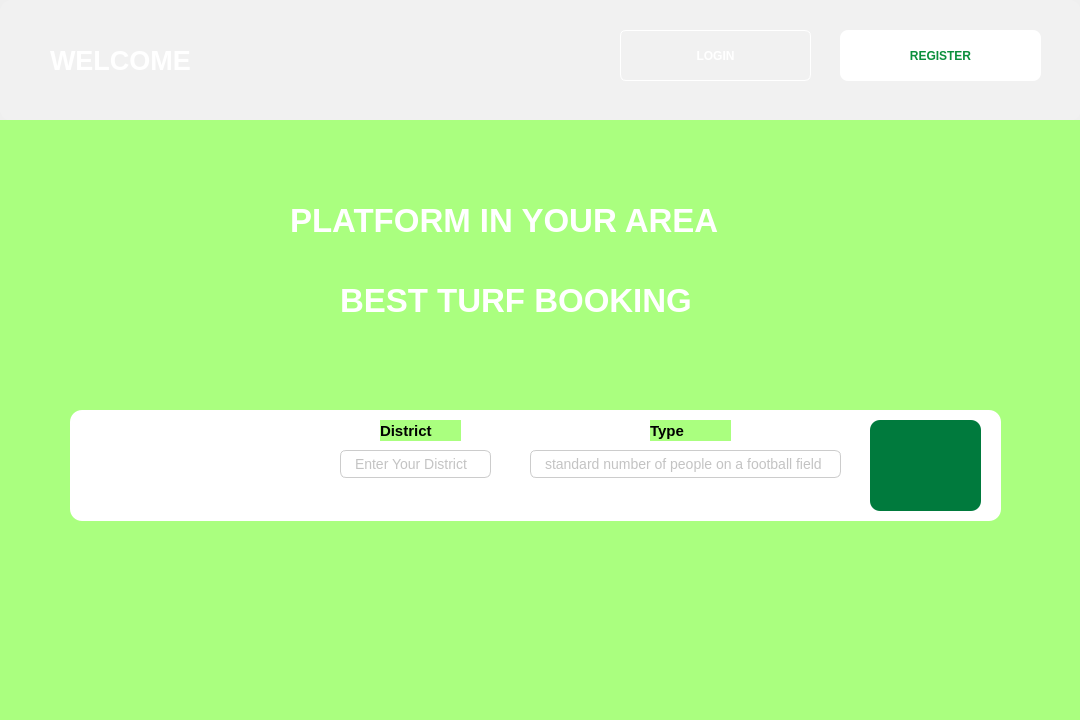
<?xml version="1.0" encoding="UTF-8"?>
<ui version="4.0">
 <class>Form</class>
 <widget class="QWidget" name="Form">
  <property name="geometry">
   <rect>
    <x>0</x>
    <y>0</y>
    <width>1080</width>
    <height>720</height>
   </rect>
  </property>
  <property name="windowTitle">
   <string>Form</string>
  </property>
  <widget class="QLabel" name="label">
   <property name="geometry">
    <rect>
     <x>-20</x>
     <y>0</y>
     <width>1111</width>
     <height>731</height>
    </rect>
   </property>
   <property name="text">
    <string/>
   </property>
   <property name="pixmap">
    <pixmap>../img/cỏ.jpg</pixmap>
   </property>
   <property name="scaledContents">
    <bool>true</bool>
   </property>
  </widget>
  <widget class="QLabel" name="label_5">
   <property name="geometry">
    <rect>
     <x>0</x>
     <y>0</y>
     <width>1081</width>
     <height>121</height>
    </rect>
   </property>
   <property name="styleSheet">
    <string notr="true">background-color: rgba(255, 255, 255, 0.15); /* nền mờ */
border-radius: 12px;</string>
   </property>
   <property name="text">
    <string/>
   </property>
  </widget>
  <widget class="QLabel" name="label_8">
   <property name="geometry">
    <rect>
     <x>50</x>
     <y>40</y>
     <width>171</width>
     <height>41</height>
    </rect>
   </property>
   <property name="font">
    <font>
     <pointsize>20</pointsize>
     <bold>true</bold>
    </font>
   </property>
   <property name="styleSheet">
    <string notr="true">color: rgb(255, 255, 255)</string>
   </property>
   <property name="text">
    <string>WELCOME</string>
   </property>
  </widget>
  <widget class="QPushButton" name="pushButton">
   <property name="geometry">
    <rect>
     <x>620</x>
     <y>30</y>
     <width>191</width>
     <height>51</height>
    </rect>
   </property>
   <property name="styleSheet">
    <string notr="true">QPushButton {
    color: white;
    background-color: transparent;
    border: 1px solid white;
    border-radius: 6px;
    padding: 6px 12px;
    font-weight: bold;
}
QPushButton:hover {
    background-color: rgba(255, 255, 255, 0.1); /* hiệu ứng hover nhẹ */
}</string>
   </property>
   <property name="text">
    <string>LOGIN</string>
   </property>
  </widget>
  <widget class="QPushButton" name="pushButton_2">
   <property name="geometry">
    <rect>
     <x>840</x>
     <y>30</y>
     <width>201</width>
     <height>51</height>
    </rect>
   </property>
   <property name="styleSheet">
    <string notr="true">QPushButton {
    background-color: white;
    color: #0b8f3c; /* xanh lá đậm */
    border: none;
    border-radius: 8px;
    padding: 6px 16px;
    font-weight: bold;
}
QPushButton:hover {
    background-color: #e6ffe9; /* hiệu ứng hover nhẹ */
}</string>
   </property>
   <property name="text">
    <string>REGISTER</string>
   </property>
  </widget>
  <widget class="QStackedWidget" name="stackedWidget">
   <property name="geometry">
    <rect>
     <x>0</x>
     <y>120</y>
     <width>1081</width>
     <height>601</height>
    </rect>
   </property>
   <property name="styleSheet">
    <string notr="true">background-color: rgb(170, 255, 127)</string>
   </property>
   <property name="currentIndex">
    <number>0</number>
   </property>
   <widget class="QWidget" name="home">
    <widget class="QLineEdit" name="lineEdit_2">
     <property name="geometry">
      <rect>
       <x>530</x>
       <y>330</y>
       <width>311</width>
       <height>28</height>
      </rect>
     </property>
     <property name="styleSheet">
      <string notr="true">color: #888888;  /* Màu chữ xám nhạt */
    background-color: white;
    border: 1px solid #cccccc;  /* Viền mỏng */
    border-radius: 6px;
    padding: 4px 12px;
    font-size: 14px;</string>
     </property>
     <property name="placeholderText">
      <string>standard number of people on a football field</string>
     </property>
    </widget>
    <widget class="QLabel" name="label_3">
     <property name="geometry">
      <rect>
       <x>200</x>
       <y>300</y>
       <width>81</width>
       <height>21</height>
      </rect>
     </property>
     <property name="font">
      <font>
       <pointsize>11</pointsize>
       <bold>true</bold>
      </font>
     </property>
     <property name="text">
      <string>City</string>
     </property>
    </widget>
    <widget class="QLineEdit" name="lineEdit">
     <property name="geometry">
      <rect>
       <x>150</x>
       <y>330</y>
       <width>151</width>
       <height>28</height>
      </rect>
     </property>
     <property name="styleSheet">
      <string notr="true">color: #888888;  /* Màu chữ xám nhạt */
    background-color: white;
    border: 1px solid #cccccc;  /* Viền mỏng */
    border-radius: 6px;
    padding: 4px 12px;
    font-size: 14px;</string>
     </property>
     <property name="placeholderText">
      <string>Enter Your City</string>
     </property>
    </widget>
    <widget class="QLabel" name="label_2">
     <property name="geometry">
      <rect>
       <x>340</x>
       <y>150</y>
       <width>421</width>
       <height>61</height>
      </rect>
     </property>
     <property name="font">
      <font>
       <pointsize>25</pointsize>
       <bold>true</bold>
      </font>
     </property>
     <property name="styleSheet">
      <string notr="true">color: rgb(255, 255, 255)</string>
     </property>
     <property name="text">
      <string>BEST TURF BOOKING</string>
     </property>
    </widget>
    <widget class="QLabel" name="label_10">
     <property name="geometry">
      <rect>
       <x>70</x>
       <y>290</y>
       <width>931</width>
       <height>111</height>
      </rect>
     </property>
     <property name="styleSheet">
      <string notr="true">background-color: white;
border-radius: 12px;</string>
     </property>
     <property name="text">
      <string/>
     </property>
    </widget>
    <widget class="QPushButton" name="pushButton_3">
     <property name="geometry">
      <rect>
       <x>870</x>
       <y>300</y>
       <width>111</width>
       <height>91</height>
      </rect>
     </property>
     <property name="styleSheet">
      <string notr="true">background-color: #007A3D;  /* Màu xanh đậm */
    border: none;               /* Không viền */
    border-radius: 10px;        /* Bo góc mềm */
    padding: 8px;
</string>
     </property>
     <property name="text">
      <string/>
     </property>
     <property name="icon">
      <iconset>
       <normaloff>../img/magnifying-glass-solid.svg</normaloff>../img/magnifying-glass-solid.svg</iconset>
     </property>
    </widget>
    <widget class="QLabel" name="label_4">
     <property name="geometry">
      <rect>
       <x>650</x>
       <y>300</y>
       <width>81</width>
       <height>21</height>
      </rect>
     </property>
     <property name="font">
      <font>
       <pointsize>11</pointsize>
       <bold>true</bold>
      </font>
     </property>
     <property name="text">
      <string>Type</string>
     </property>
    </widget>
    <widget class="QLabel" name="label_9">
     <property name="geometry">
      <rect>
       <x>290</x>
       <y>70</y>
       <width>571</width>
       <height>61</height>
      </rect>
     </property>
     <property name="font">
      <font>
       <pointsize>25</pointsize>
       <bold>true</bold>
      </font>
     </property>
     <property name="styleSheet">
      <string notr="true">color: rgb(255, 255, 255)</string>
     </property>
     <property name="text">
      <string>PLATFORM IN YOUR AREA</string>
     </property>
    </widget>
    <widget class="QLabel" name="label_7">
     <property name="geometry">
      <rect>
       <x>380</x>
       <y>300</y>
       <width>81</width>
       <height>21</height>
      </rect>
     </property>
     <property name="font">
      <font>
       <pointsize>11</pointsize>
       <bold>true</bold>
      </font>
     </property>
     <property name="text">
      <string>District</string>
     </property>
    </widget>
    <widget class="QLineEdit" name="lineEdit_3">
     <property name="geometry">
      <rect>
       <x>340</x>
       <y>330</y>
       <width>151</width>
       <height>28</height>
      </rect>
     </property>
     <property name="styleSheet">
      <string notr="true">color: #888888;  /* Màu chữ xám nhạt */
    background-color: white;
    border: 1px solid #cccccc;  /* Viền mỏng */
    border-radius: 6px;
    padding: 4px 12px;
    font-size: 14px;</string>
     </property>
     <property name="placeholderText">
      <string>Enter Your District</string>
     </property>
    </widget>
    <zorder>label_3</zorder>
    <zorder>lineEdit</zorder>
    <zorder>label_2</zorder>
    <zorder>label_10</zorder>
    <zorder>pushButton_3</zorder>
    <zorder>label_4</zorder>
    <zorder>label_9</zorder>
    <zorder>label_7</zorder>
    <zorder>lineEdit_2</zorder>
    <zorder>lineEdit_3</zorder>
   </widget>
   <widget class="QWidget" name="list">
    <widget class="QLabel" name="label_6">
     <property name="geometry">
      <rect>
       <x>20</x>
       <y>0</y>
       <width>351</width>
       <height>31</height>
      </rect>
     </property>
     <property name="font">
      <font>
       <pointsize>15</pointsize>
       <bold>true</bold>
      </font>
     </property>
     <property name="styleSheet">
      <string notr="true">color: rgb(0, 0, 0);
</string>
     </property>
     <property name="text">
      <string>Explore best tuft nearby you</string>
     </property>
    </widget>
    <widget class="QFrame" name="frame_2">
     <property name="geometry">
      <rect>
       <x>10</x>
       <y>40</y>
       <width>361</width>
       <height>271</height>
      </rect>
     </property>
     <property name="frameShape">
      <enum>QFrame::Shape::StyledPanel</enum>
     </property>
     <property name="frameShadow">
      <enum>QFrame::Shadow::Raised</enum>
     </property>
     <widget class="QLabel" name="label_13">
      <property name="geometry">
       <rect>
        <x>20</x>
        <y>30</y>
        <width>321</width>
        <height>191</height>
       </rect>
      </property>
      <property name="styleSheet">
       <string notr="true">border-radius: 12px;
border: 1px solid #ccc; /* Viền nhẹ */</string>
      </property>
      <property name="text">
       <string/>
      </property>
      <property name="pixmap">
       <pixmap>../img/unnamed.webp</pixmap>
      </property>
      <property name="scaledContents">
       <bool>true</bool>
      </property>
     </widget>
     <widget class="QLabel" name="label_14">
      <property name="geometry">
       <rect>
        <x>110</x>
        <y>220</y>
        <width>131</width>
        <height>41</height>
       </rect>
      </property>
      <property name="font">
       <font>
        <pointsize>10</pointsize>
        <bold>true</bold>
       </font>
      </property>
      <property name="styleSheet">
       <string notr="true">color: rgb(0, 0, 0);</string>
      </property>
      <property name="text">
       <string>300K Vnd/hour</string>
      </property>
     </widget>
     <widget class="QLabel" name="label_15">
      <property name="geometry">
       <rect>
        <x>110</x>
        <y>10</y>
        <width>131</width>
        <height>20</height>
       </rect>
      </property>
      <property name="font">
       <font>
        <pointsize>10</pointsize>
        <bold>true</bold>
       </font>
      </property>
      <property name="styleSheet">
       <string notr="true">color: rgb(0, 0, 0);</string>
      </property>
      <property name="text">
       <string>Sân Gia Nguyễn</string>
      </property>
     </widget>
     <widget class="QPushButton" name="pushButton_4">
      <property name="geometry">
       <rect>
        <x>240</x>
        <y>230</y>
        <width>83</width>
        <height>29</height>
       </rect>
      </property>
      <property name="font">
       <font>
        <bold>true</bold>
       </font>
      </property>
      <property name="styleSheet">
       <string notr="true">color: rgb(0, 0, 0);
border: 1px solid rgba(0, 0, 0, 0);</string>
      </property>
      <property name="text">
       <string>detail</string>
      </property>
     </widget>
    </widget>
    <widget class="QFrame" name="frame_6">
     <property name="geometry">
      <rect>
       <x>560</x>
       <y>40</y>
       <width>361</width>
       <height>271</height>
      </rect>
     </property>
     <property name="frameShape">
      <enum>QFrame::Shape::StyledPanel</enum>
     </property>
     <property name="frameShadow">
      <enum>QFrame::Shadow::Raised</enum>
     </property>
     <widget class="QLabel" name="label_25">
      <property name="geometry">
       <rect>
        <x>20</x>
        <y>30</y>
        <width>321</width>
        <height>191</height>
       </rect>
      </property>
      <property name="styleSheet">
       <string notr="true">border-radius: 12px;
border: 1px solid #ccc; /* Viền nhẹ */</string>
      </property>
      <property name="text">
       <string/>
      </property>
      <property name="pixmap">
       <pixmap>../img/san-bong-da-mini-tan-thoi-hoa-1_thumb_720.webp</pixmap>
      </property>
      <property name="scaledContents">
       <bool>true</bool>
      </property>
     </widget>
     <widget class="QLabel" name="label_26">
      <property name="geometry">
       <rect>
        <x>110</x>
        <y>220</y>
        <width>131</width>
        <height>41</height>
       </rect>
      </property>
      <property name="font">
       <font>
        <pointsize>10</pointsize>
        <bold>true</bold>
       </font>
      </property>
      <property name="styleSheet">
       <string notr="true">color: rgb(0, 0, 0);</string>
      </property>
      <property name="text">
       <string>200K Vnd/hour</string>
      </property>
     </widget>
     <widget class="QLabel" name="label_27">
      <property name="geometry">
       <rect>
        <x>60</x>
        <y>10</y>
        <width>271</width>
        <height>20</height>
       </rect>
      </property>
      <property name="font">
       <font>
        <pointsize>10</pointsize>
        <bold>true</bold>
       </font>
      </property>
      <property name="styleSheet">
       <string notr="true">color: rgb(0, 0, 0);</string>
      </property>
      <property name="text">
       <string>Sân Bóng Đá Mini Tân Thới Hoà</string>
      </property>
     </widget>
     <widget class="QPushButton" name="pushButton_5">
      <property name="geometry">
       <rect>
        <x>240</x>
        <y>230</y>
        <width>83</width>
        <height>29</height>
       </rect>
      </property>
      <property name="font">
       <font>
        <bold>true</bold>
       </font>
      </property>
      <property name="styleSheet">
       <string notr="true">color: rgb(0, 0, 0);
border: 1px solid rgba(0, 0, 0, 0);</string>
      </property>
      <property name="text">
       <string>detail</string>
      </property>
     </widget>
    </widget>
    <widget class="QFrame" name="frame_3">
     <property name="geometry">
      <rect>
       <x>560</x>
       <y>320</y>
       <width>361</width>
       <height>271</height>
      </rect>
     </property>
     <property name="frameShape">
      <enum>QFrame::Shape::StyledPanel</enum>
     </property>
     <property name="frameShadow">
      <enum>QFrame::Shadow::Raised</enum>
     </property>
     <widget class="QLabel" name="label_16">
      <property name="geometry">
       <rect>
        <x>20</x>
        <y>30</y>
        <width>321</width>
        <height>191</height>
       </rect>
      </property>
      <property name="styleSheet">
       <string notr="true">border-radius: 12px;
border: 1px solid #ccc; /* Viền nhẹ */</string>
      </property>
      <property name="text">
       <string/>
      </property>
      <property name="pixmap">
       <pixmap>../img/OIP (2).jpg</pixmap>
      </property>
      <property name="scaledContents">
       <bool>true</bool>
      </property>
     </widget>
     <widget class="QLabel" name="label_17">
      <property name="geometry">
       <rect>
        <x>110</x>
        <y>220</y>
        <width>131</width>
        <height>41</height>
       </rect>
      </property>
      <property name="font">
       <font>
        <pointsize>10</pointsize>
        <bold>true</bold>
       </font>
      </property>
      <property name="styleSheet">
       <string notr="true">color: rgb(0, 0, 0);</string>
      </property>
      <property name="text">
       <string>300K Vnd/hour</string>
      </property>
     </widget>
     <widget class="QLabel" name="label_18">
      <property name="geometry">
       <rect>
        <x>80</x>
        <y>10</y>
        <width>231</width>
        <height>20</height>
       </rect>
      </property>
      <property name="font">
       <font>
        <pointsize>10</pointsize>
        <bold>true</bold>
       </font>
      </property>
      <property name="styleSheet">
       <string notr="true">color: rgb(0, 0, 0);</string>
      </property>
      <property name="text">
       <string>Sân Bóng Đá mini Cầu Xéo</string>
      </property>
     </widget>
     <widget class="QPushButton" name="pushButton_6">
      <property name="geometry">
       <rect>
        <x>240</x>
        <y>230</y>
        <width>83</width>
        <height>29</height>
       </rect>
      </property>
      <property name="font">
       <font>
        <bold>true</bold>
       </font>
      </property>
      <property name="styleSheet">
       <string notr="true">color: rgb(0, 0, 0);
border: 1px solid rgba(0, 0, 0, 0);</string>
      </property>
      <property name="text">
       <string>detail</string>
      </property>
     </widget>
    </widget>
    <widget class="QFrame" name="frame_4">
     <property name="geometry">
      <rect>
       <x>10</x>
       <y>320</y>
       <width>361</width>
       <height>271</height>
      </rect>
     </property>
     <property name="frameShape">
      <enum>QFrame::Shape::StyledPanel</enum>
     </property>
     <property name="frameShadow">
      <enum>QFrame::Shadow::Raised</enum>
     </property>
     <widget class="QLabel" name="label_19">
      <property name="geometry">
       <rect>
        <x>20</x>
        <y>30</y>
        <width>321</width>
        <height>191</height>
       </rect>
      </property>
      <property name="styleSheet">
       <string notr="true">border-radius: 12px;
border: 1px solid #ccc; /* Viền nhẹ */</string>
      </property>
      <property name="text">
       <string/>
      </property>
      <property name="pixmap">
       <pixmap>../img/san-bong-da-mini-van-nguyen-2_thumb_720.webp</pixmap>
      </property>
      <property name="scaledContents">
       <bool>true</bool>
      </property>
     </widget>
     <widget class="QLabel" name="label_20">
      <property name="geometry">
       <rect>
        <x>110</x>
        <y>220</y>
        <width>131</width>
        <height>41</height>
       </rect>
      </property>
      <property name="font">
       <font>
        <pointsize>10</pointsize>
        <bold>true</bold>
       </font>
      </property>
      <property name="styleSheet">
       <string notr="true">color: rgb(0, 0, 0);</string>
      </property>
      <property name="text">
       <string>250K Vnd/hour</string>
      </property>
     </widget>
     <widget class="QLabel" name="label_21">
      <property name="geometry">
       <rect>
        <x>60</x>
        <y>10</y>
        <width>251</width>
        <height>20</height>
       </rect>
      </property>
      <property name="font">
       <font>
        <pointsize>10</pointsize>
        <bold>true</bold>
       </font>
      </property>
      <property name="styleSheet">
       <string notr="true">color: rgb(0, 0, 0);</string>
      </property>
      <property name="text">
       <string>Sân Bóng Đá Mini Vạn Nguyên</string>
      </property>
     </widget>
     <widget class="QPushButton" name="pushButton_7">
      <property name="geometry">
       <rect>
        <x>240</x>
        <y>230</y>
        <width>83</width>
        <height>29</height>
       </rect>
      </property>
      <property name="font">
       <font>
        <bold>true</bold>
       </font>
      </property>
      <property name="styleSheet">
       <string notr="true">color: rgb(0, 0, 0);
border: 1px solid rgba(0, 0, 0, 0);</string>
      </property>
      <property name="text">
       <string>detail</string>
      </property>
     </widget>
    </widget>
   </widget>
   <widget class="QWidget" name="account"/>
  </widget>
 </widget>
 <resources/>
 <connections/>
</ui>
